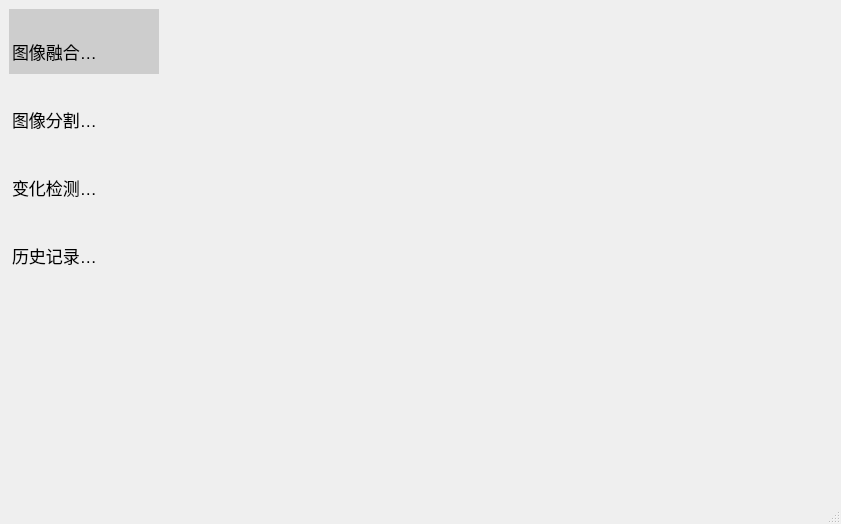
<?xml version="1.0" encoding="UTF-8"?>
<ui version="4.0">
 <class>MainWindow</class>
 <widget class="QMainWindow" name="MainWindow">
  <property name="geometry">
   <rect>
    <x>0</x>
    <y>0</y>
    <width>841</width>
    <height>524</height>
   </rect>
  </property>
  <property name="minimumSize">
   <size>
    <width>841</width>
    <height>508</height>
   </size>
  </property>
  <property name="windowTitle">
   <string>MainWindow</string>
  </property>
  <property name="styleSheet">
   <string notr="true"/>
  </property>
  <widget class="QWidget" name="centralwidget">
   <layout class="QHBoxLayout" name="horizontalLayout">
    <item>
     <widget class="QSplitter" name="splitter">
      <property name="frameShape">
       <enum>QFrame::NoFrame</enum>
      </property>
      <property name="orientation">
       <enum>Qt::Horizontal</enum>
      </property>
      <property name="opaqueResize">
       <bool>false</bool>
      </property>
      <property name="handleWidth">
       <number>1</number>
      </property>
      <property name="childrenCollapsible">
       <bool>false</bool>
      </property>
      <widget class="QListWidget" name="listWidget">
       <property name="sizePolicy">
        <sizepolicy hsizetype="Fixed" vsizetype="Expanding">
         <horstretch>0</horstretch>
         <verstretch>0</verstretch>
        </sizepolicy>
       </property>
       <property name="minimumSize">
        <size>
         <width>50</width>
         <height>0</height>
        </size>
       </property>
       <property name="maximumSize">
        <size>
         <width>150</width>
         <height>16777215</height>
        </size>
       </property>
       <property name="cursor" stdset="0">
        <cursorShape>PointingHandCursor</cursorShape>
       </property>
       <property name="styleSheet">
        <string notr="true">QListWidget
{
	background-color:transparent;
	outline:0px;
}
QListWidget::Item:hover
{
	background-color:rgb(205, 205, 205);
	color: rgb(0, 0, 0);
}
QListWidget::Item:selected
{
	background-color:rgb(205, 205, 205);
	color: rgb(0, 0, 0);
}
</string>
       </property>
       <property name="frameShape">
        <enum>QFrame::NoFrame</enum>
       </property>
       <property name="horizontalScrollBarPolicy">
        <enum>Qt::ScrollBarAsNeeded</enum>
       </property>
       <property name="sizeAdjustPolicy">
        <enum>QAbstractScrollArea::AdjustIgnored</enum>
       </property>
       <property name="autoScroll">
        <bool>false</bool>
       </property>
       <property name="editTriggers">
        <set>QAbstractItemView::NoEditTriggers</set>
       </property>
       <property name="alternatingRowColors">
        <bool>false</bool>
       </property>
       <property name="selectionBehavior">
        <enum>QAbstractItemView::SelectRows</enum>
       </property>
       <property name="iconSize">
        <size>
         <width>39</width>
         <height>21</height>
        </size>
       </property>
       <property name="textElideMode">
        <enum>Qt::ElideNone</enum>
       </property>
       <property name="movement">
        <enum>QListView::Static</enum>
       </property>
       <property name="flow">
        <enum>QListView::TopToBottom</enum>
       </property>
       <property name="spacing">
        <number>0</number>
       </property>
       <property name="gridSize">
        <size>
         <width>0</width>
         <height>68</height>
        </size>
       </property>
       <property name="viewMode">
        <enum>QListView::ListMode</enum>
       </property>
       <property name="modelColumn">
        <number>0</number>
       </property>
       <property name="uniformItemSizes">
        <bool>true</bool>
       </property>
       <property name="selectionRectVisible">
        <bool>false</bool>
       </property>
       <property name="currentRow">
        <number>0</number>
       </property>
       <item>
        <property name="text">
         <string>
图像融合
</string>
        </property>
        <property name="font">
         <font>
          <pointsize>13</pointsize>
          <bold>false</bold>
          <kerning>true</kerning>
         </font>
        </property>
        <property name="background">
         <brush brushstyle="NoBrush">
          <color alpha="255">
           <red>0</red>
           <green>0</green>
           <blue>0</blue>
          </color>
         </brush>
        </property>
        <property name="foreground">
         <brush brushstyle="NoBrush">
          <color alpha="255">
           <red>0</red>
           <green>0</green>
           <blue>0</blue>
          </color>
         </brush>
        </property>
        <property name="flags">
         <set>ItemIsSelectable|ItemIsEnabled</set>
        </property>
       </item>
       <item>
        <property name="text">
         <string>
图像分割
</string>
        </property>
        <property name="font">
         <font>
          <pointsize>13</pointsize>
         </font>
        </property>
        <property name="flags">
         <set>ItemIsSelectable|ItemIsEnabled</set>
        </property>
       </item>
       <item>
        <property name="text">
         <string>
变化检测
</string>
        </property>
        <property name="font">
         <font>
          <pointsize>13</pointsize>
         </font>
        </property>
        <property name="flags">
         <set>ItemIsSelectable|ItemIsEnabled</set>
        </property>
       </item>
       <item>
        <property name="text">
         <string>
历史记录
</string>
        </property>
        <property name="font">
         <font>
          <pointsize>13</pointsize>
          <kerning>true</kerning>
         </font>
        </property>
        <property name="flags">
         <set>ItemIsSelectable|ItemIsEnabled</set>
        </property>
       </item>
      </widget>
      <widget class="QStackedWidget" name="stackedWidget">
       <property name="lineWidth">
        <number>1</number>
       </property>
       <property name="currentIndex">
        <number>-1</number>
       </property>
      </widget>
     </widget>
    </item>
   </layout>
  </widget>
  <widget class="QMenuBar" name="menubar">
   <property name="geometry">
    <rect>
     <x>0</x>
     <y>0</y>
     <width>841</width>
     <height>22</height>
    </rect>
   </property>
   <property name="defaultUp">
    <bool>false</bool>
   </property>
  </widget>
  <widget class="QStatusBar" name="statusbar"/>
 </widget>
 <resources/>
 <connections/>
</ui>
